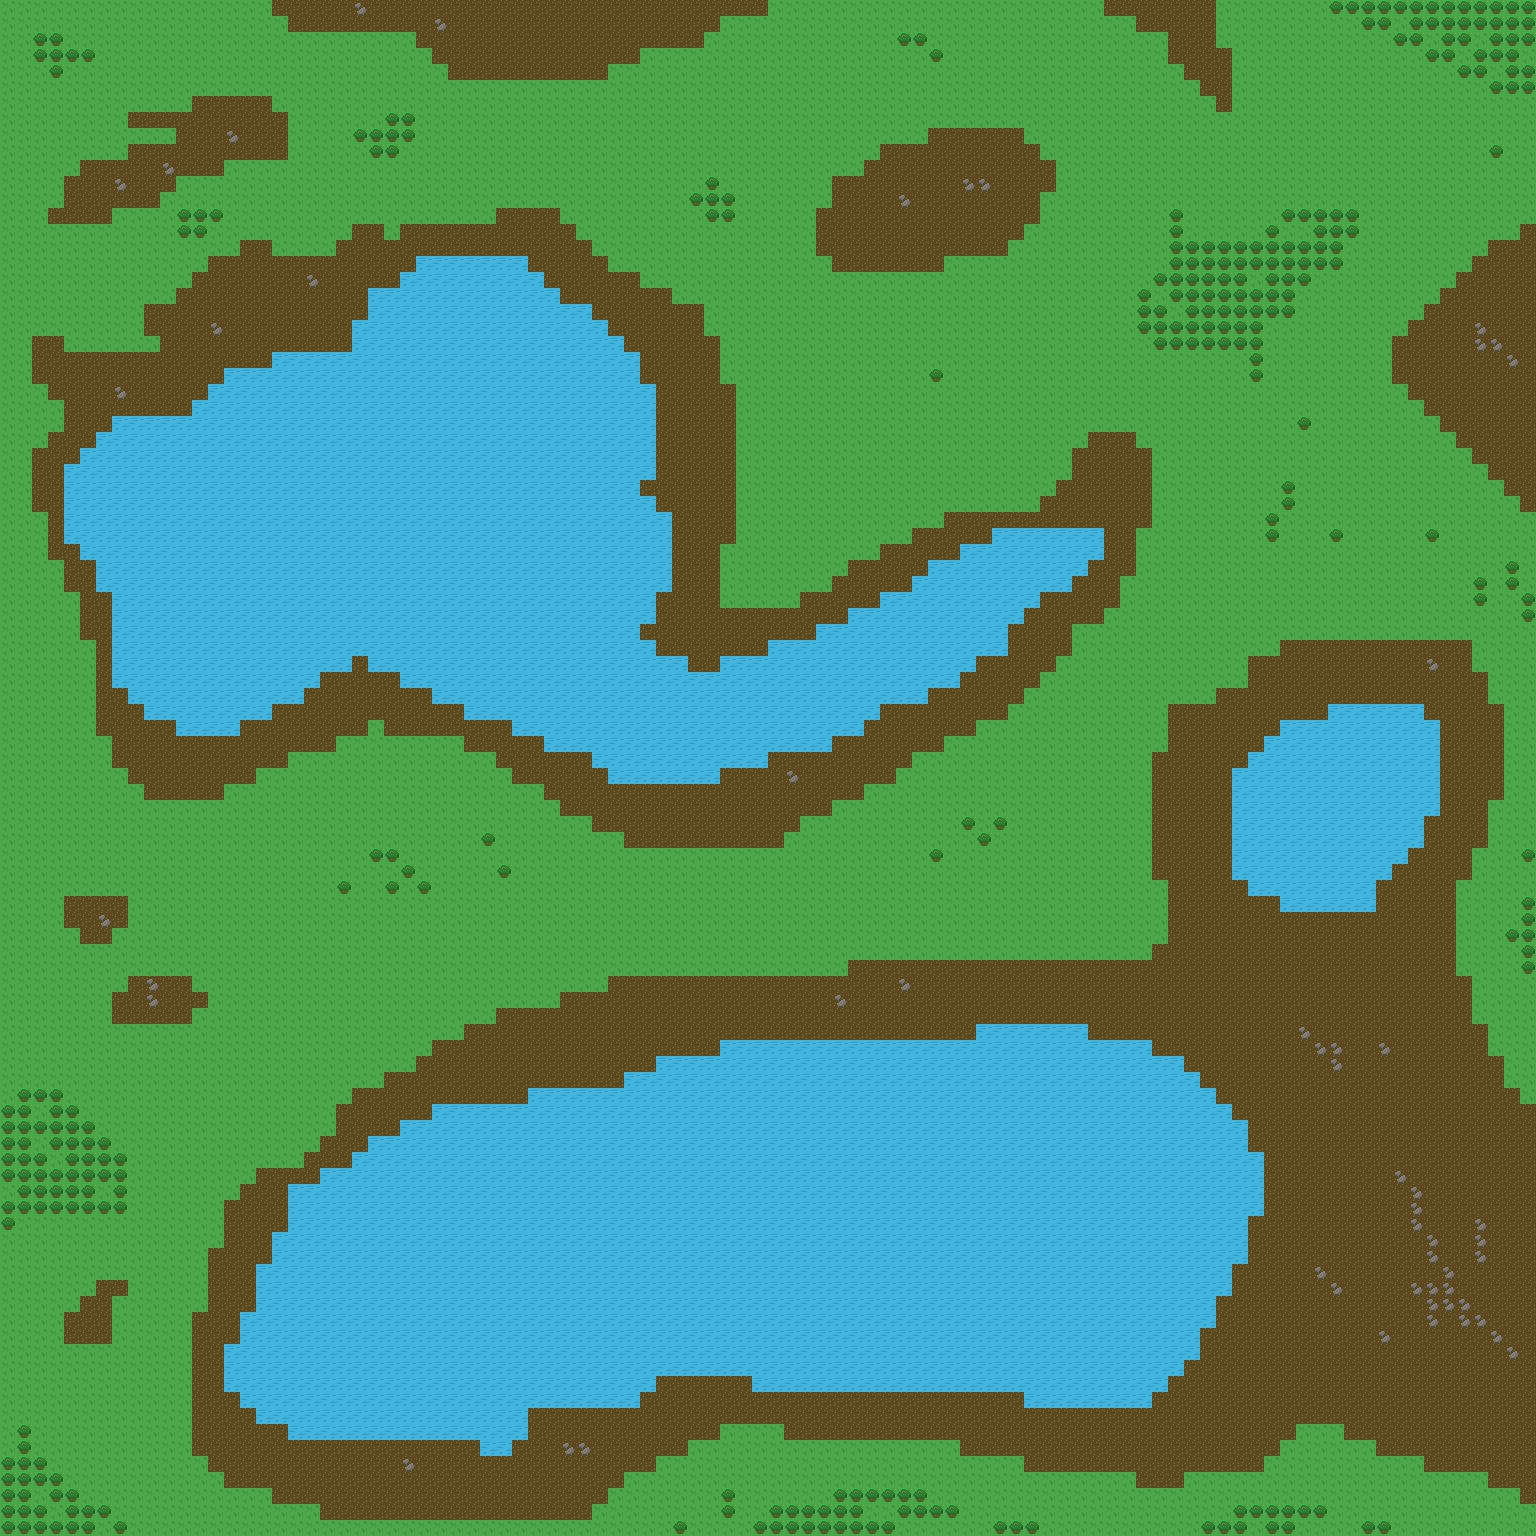

Rendered tile map (Tiled .tmx) drawn with the repository's tilesets; below, a short description and the map source with its tile grids summarised:
An orthogonal 96x96 tile map with 16x16 px tiles, 2 tile layers (layer0, layer1) and 1 object (Test_sprite).

<map version="1.2" tiledversion="1.2.4" orientation="orthogonal" renderorder="right-down" width="96" height="96" tilewidth="16" tileheight="16" infinite="0" nextlayerid="8" nextobjectid="10">
 <tileset firstgid="1" source="sample_tileset.tsx" />
 <layer id="6" name="layer0" width="96" height="96">
  <data>[9216 cells, 9216 non-empty, 3 distinct tile ids]</data>
 </layer>
 <layer id="7" name="layer1" width="96" height="96">
  <data>[9216 cells, 355 non-empty, 2 distinct tile ids]</data>
 </layer>
 <objectgroup id="3" name="objects0">
  <object id="9" name="Test_sprite" x="112" y="64" width="16" height="16" />
 </objectgroup>
</map>
